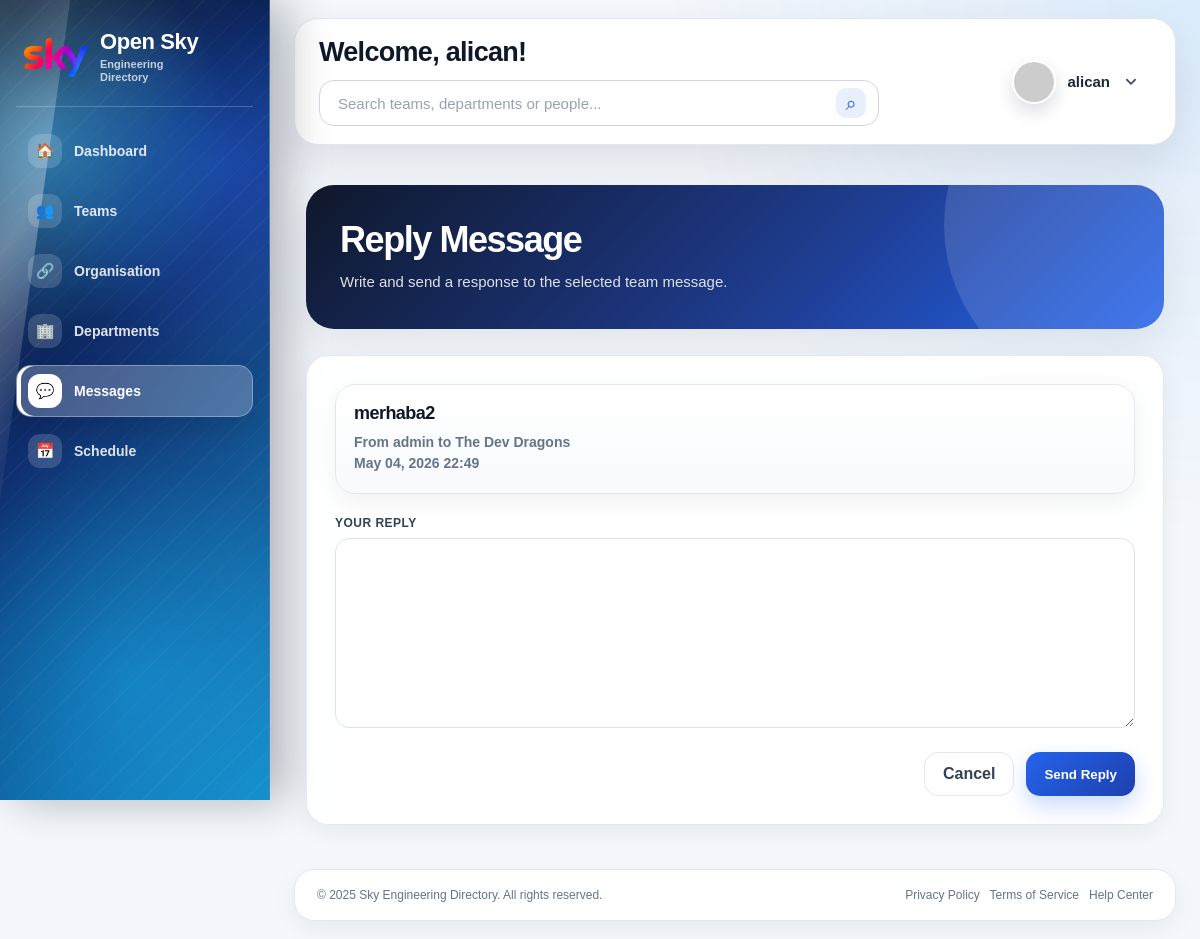
/messages/5/reply/ (signed in), run on the app's committed database.
### dashboard/models.py (models this page shows, shortened)
class Person(models.Model):
    user = models.OneToOneField(User, on_delete=models.CASCADE, null=True, blank=True)
    team = models.ForeignKey(
        "Team",
        on_delete=models.SET_NULL,
        null=True,
        blank=True,
        related_name="members"
    )
    teams = models.ManyToManyField(
        "Team",
        blank=True,
        related_name="extra_members"
    )
    name = models.CharField(max_length=100)
    role = models.CharField(max_length=100, blank=True)
    email = models.EmailField(blank=True)
    phone = models.CharField(max_length=50, blank=True)
    photo = models.ImageField(upload_to="people/", null=True, blank=True)

class Message(models.Model):
    sender = models.ForeignKey(
        Person,
        on_delete=models.CASCADE,
        related_name="sent_messages"
    )
    receiver = models.ForeignKey(
        Team,
        on_delete=models.CASCADE,
        related_name="received_messages"
    )
    subject = models.CharField(max_length=200)
    body = models.TextField()
    is_read = models.BooleanField(default=False)
    created_at = models.DateTimeField(auto_now_add=True)

class Team(models.Model):
    name = models.CharField(max_length=100)
    department = models.ForeignKey(
        Department,
        on_delete=models.SET_NULL,
        null=True,
        blank=True
    )
    team_leader = models.ForeignKey(
        Person,
        on_delete=models.SET_NULL,
        null=True,
        blank=True,
        related_name="leading_teams"
    )
    description = models.TextField(blank=True)
    location = models.CharField(max_length=100, blank=True)
    members_count = models.PositiveIntegerField(default=0)
    repositories_count = models.PositiveIntegerField(default=0)
    active_projects_count = models.PositiveIntegerField(default=0)
    status = models.CharField(max_length=50, default="Active")
    github_link = models.URLField(blank=True)
    documentation_link = models.URLField(blank=True)
    calendar_link = models.URLField(blank=True)
    created_at = models.DateTimeField(auto_now_add=True)

### dashboard/views.py (the view, shortened to what this page needs)
# urls.py: path("messages/<int:id>/reply/", views.reply_message, name="reply_message"),
@login_required
def reply_message(request, id):
    original_message = get_object_or_404(
        Message.objects.select_related("sender", "receiver"),
        id=id,
    )
    current_person = getattr(request.user, "person", None)
    return render(request, "reply_message.html", {
        "original": original_message,
    })

### templates/reply_message.html (shortened to what this page needs)
{% extends "base.html" %}
{% block content %}
<div class="replymessagewholepagearea">
    <div class="replymessagebigtoptitlebox">
        <h1 class="replymessagepagetitle">Reply Message</h1>
        <div class="replymessagetextundertitle">
            Write and send a response to the selected team message.
        </div>
    </div>
    <div class="replymessageformcardbox">
        <div class="originalmessageinfobox">
            <div class="originalmessagesubjecttitle">{{ original.subject }}</div>
            <div class="originalmessagedetailtext">
                From {{ original.sender.name }} to {{ original.receiver.name }}<br>
                {{ original.created_at|date:"M d, Y H:i" }}
            </div>
        </div>
        <form method="post">
            <label>Your Reply</label>
            <textarea name="body" required></textarea>
            <div class="replymessagebuttonrow">
                <a href="{% url 'message_detail' original.id %}" class="cancelreplybutton">Cancel</a>
                <button type="submit" class="sendreplybutton">Send Reply</button>
            </div>
        </form>
    </div>
</div>
{% endblock %}

### templates/base.html (shortened to what this page needs)
{% load static %}
<!DOCTYPE html>
<html>
<head>
</head>
<body class="{% if request.user.is_authenticated and request.user.settings_profile and request.user.settings_profile.background == 'black' %}blackthemebody{% else %}standardthemebody{% endif %}">
<div class="sidebarandmainpagelayout">
    <aside class="leftsidebar">
        <a href="{% url 'dashboard' %}" class="sidebarlogoarea">
            <img src="{% static 'images/sky.png' %}" alt="Open Sky">
            <div class="sidebarlogotextarea">
                <div class="sidebarlogotitle">Open Sky</div>
                <div class="sidebarlogosubtitle">Engineering<br>Directory</div>
            </div>
        </a>
        <nav class="sidebarnavigationmenu">
            <a href="{% url 'dashboard' %}" class="{% if request.resolver_match.url_name == 'dashboard' %}active{% endif %}">
                <span class="sidebarlinkiconbox">🏠</span>
                <span class="sidebarlinktext">Dashboard</span>
            </a>
            <a href="{% url 'teams' %}" class="{% if request.resolver_match.url_name == 'teams' or request.resolver_match.url_name == 'team_detail' %}active{% endif %}">
                <span class="sidebarlinkiconbox">👥</span>
                <span class="sidebarlinktext">Teams</span>
            </a>
            <a href="{% url 'organisation_map' %}" class="{% if request.resolver_match.url_name == 'organisation_map' %}active{% endif %}">
                <span class="sidebarlinkiconbox">🔗</span>
                <span class="sidebarlinktext">Organisation</span>
            </a>
            <a href="{% url 'departments' %}" class="{% if request.resolver_match.url_name == 'departments' %}active{% endif %}">
                <span class="sidebarlinkiconbox">🏢</span>
                <span class="sidebarlinktext">Departments</span>
            </a>
            <a href="{% url 'messages' %}" class="{% if request.resolver_match.url_name == 'messages' or request.resolver_match.url_name == 'new_message' or request.resolver_match.url_name == 'message_detail' or request.resolver_match.url_name == 'reply_message' %}active{% endif %}">
                <span class="sidebarlinkiconbox">💬</span>
                <span class="sidebarlinktext">Messages</span>
            </a>
            <a href="{% url 'schedule' %}" class="{% if request.resolver_match.url_name == 'schedule' %}active{% endif %}">
                <span class="sidebarlinkiconbox">📅</span>
                <span class="sidebarlinktext">Schedule</span>
            </a>
        </nav>
    </aside>
    <main class="maincontentrightsidearea">
        <header class="pagetopbar">
            <div class="topbarleftside">
                {% if request.user.is_authenticated and request.user.person %}
                    <h1>Welcome, {{ request.user.person.name }}!</h1>
                {% elif request.user.is_authenticated %}
                    <h1>Welcome, {{ request.user.username }}!</h1>
                {% else %}
                    <h1>Welcome!</h1>
                {% endif %}
                <form class="topbarsearchform" method="get" action="{% url 'global_search' %}">
                    <input
                        type="text"
                        name="q"
                        value="{{ request.GET.q }}"
                        placeholder="Search teams, departments or people..."
                        autocomplete="off"
                    >
                    <button type="submit">⌕</button>
                </form>
            </div>
            <div class="topbarprofilearea">
                <div class="topbarprofilebutton" onclick="openorcloseprofiledropdown(event)">
                    {% if request.user.is_authenticated and request.user.person and request.user.person.photo %}
                        <img src="{{ request.user.person.photo.url }}" alt="{{ request.user.person.name }}">
                        <span class="topbarprofilename">{{ request.user.person.name }}</span>
                    {% elif request.user.is_authenticated and request.user.person %}
                        <img src="https://ui-avatars.com/api/?name={{ request.user.person.name|urlencode }}&background=007fff&color=fff" alt="{{ request.user.person.name }}">
                        <span class="topbarprofilename">{{ request.user.person.name }}</span>
                    {% elif request.user.is_authenticated %}
                        <img src="https://ui-avatars.com/api/?name={{ request.user.username|urlencode }}&background=007fff&color=fff" alt="{{ request.user.username }}">
                        <span class="topbarprofilename">{{ request.user.username }}</span>
                    {% else %}
                        <img src="https://ui-avatars.com/api/?name=User&background=007fff&color=fff" alt="User">
                        <span class="topbarprofilename">User</span>
                    {% endif %}
                    <span class="profiledropdownarrowbox">
                        <svg viewBox="0 0 20 20" fill="none">
                            <path
                                d="M5.5 7.5L10 12L14.5 7.5"
                                stroke="currentColor"
                                stroke-width="2"
                                stroke-linecap="round"
                                stroke-linejoin="round"
                            />
                        </svg>
                    </span>
                </div>
            </div>
        </header>
        <section class="otherpagescontentarea">
            {% block content %}
            {% endblock %}
        </section>
        <footer class="pagefooter">
            <div>© 2025 Sky Engineering Directory. All rights reserved.</div>
            <div>Privacy Policy &nbsp; Terms of Service &nbsp; Help Center</div>
        </footer>
    </main>
</div>
</body>
</html>

### templates/reply_message.html (style rules this page uses)
:root { --pagebackgroundcolor: #f4f7fb; --whitecardcolor: #ffffff; --maintextcolor: #0f172a; --mutedtextcolor: #64748b; --borderlinecolor: #e2e8f0; --mainbluecolor: #2563eb; --darkbluecolor: #1e40af; --softredcolor: #fee2e2; --bigboxshadow: 0 18px 45px rgba(15, 23, 42, 0.08); --smallboxshadow: 0 8px 24px rgba(15, 23, 42, 0.06); --boxroundcorner: 22px; }
body { background: radial-gradient(circle at top left, rgba(37, 99, 235, 0.10), transparent 34%), linear-gradient(180deg, #f8fafc 0%, var(--pagebackgroundcolor) 100%); color: var(--maintextcolor); }
.replymessagewholepagearea { max-width: 960px; margin: 0 auto; padding: 12px; }
.replymessagebigtoptitlebox { position: relative; overflow: hidden; background: linear-gradient(135deg, #0f172a, #1e3a8a 55%, #2563eb); color: white; border-radius: 28px; padding: 34px; margin-bottom: 26px; box-shadow: var(--bigboxshadow); }
.replymessagebigtoptitlebox::after { content: ""; position: absolute; width: 340px; height: 340px; right: -120px; top: -130px; border-radius: 50%; background: rgba(255,255,255,0.13); }
.replymessagepagetitle { position: relative; z-index: 1; font-size: 36px; margin: 0; color: white; font-weight: 900; letter-spacing: -0.04em; }
.replymessagetextundertitle { position: relative; z-index: 1; margin-top: 9px; color: rgba(255,255,255,0.86); font-size: 15px; line-height: 1.65; }
.replymessageformcardbox { background: rgba(255,255,255,0.92); backdrop-filter: blur(12px); border: 1px solid rgba(226,232,240,0.95); border-radius: var(--boxroundcorner); padding: 28px; box-shadow: var(--smallboxshadow); transition: 0.2s ease; }
.originalmessageinfobox { background: linear-gradient(180deg, #ffffff, #f8fafc); border: 1px solid var(--borderlinecolor); border-radius: 20px; padding: 18px; margin-bottom: 22px; box-shadow: var(--smallboxshadow); }
.originalmessagesubjecttitle { font-weight: 900; color: var(--maintextcolor); margin-bottom: 8px; font-size: 18px; letter-spacing: -0.03em; }
.originalmessagedetailtext { color: var(--mutedtextcolor); font-size: 14px; line-height: 1.55; font-weight: 700; }
label { display: block; font-weight: 900; color: #334155; margin-bottom: 8px; font-size: 12px; text-transform: uppercase; letter-spacing: 0.04em; }
textarea { width: 100%; min-height: 190px; border: 1px solid #dbe3ef; border-radius: 14px; padding: 14px; font-size: 14px; outline: none; resize: vertical; font-family: Arial, sans-serif; background: white; color: var(--maintextcolor); line-height: 1.6; transition: 0.18s ease; }
.replymessagebuttonrow { display: flex; justify-content: flex-end; gap: 12px; margin-top: 20px; flex-wrap: wrap; }
.cancelreplybutton, .sendreplybutton { padding: 12px 18px; border-radius: 14px; font-weight: 900; transition: 0.2s ease; }
.cancelreplybutton { border: 1px solid var(--borderlinecolor); color: #334155; background: white; text-decoration: none; }
.sendreplybutton { border: none; background: linear-gradient(135deg, var(--mainbluecolor), var(--darkbluecolor)); color: white; cursor: pointer; box-shadow: 0 10px 22px rgba(37,99,235,0.24); }

### data on the page
Message: subject "merhaba2", sender.name "admin", receiver.name "The Dev Dragons", created_at "May 04, 2026 22:49"

### other printed values
{{ request.user.person.name }} "alican"
